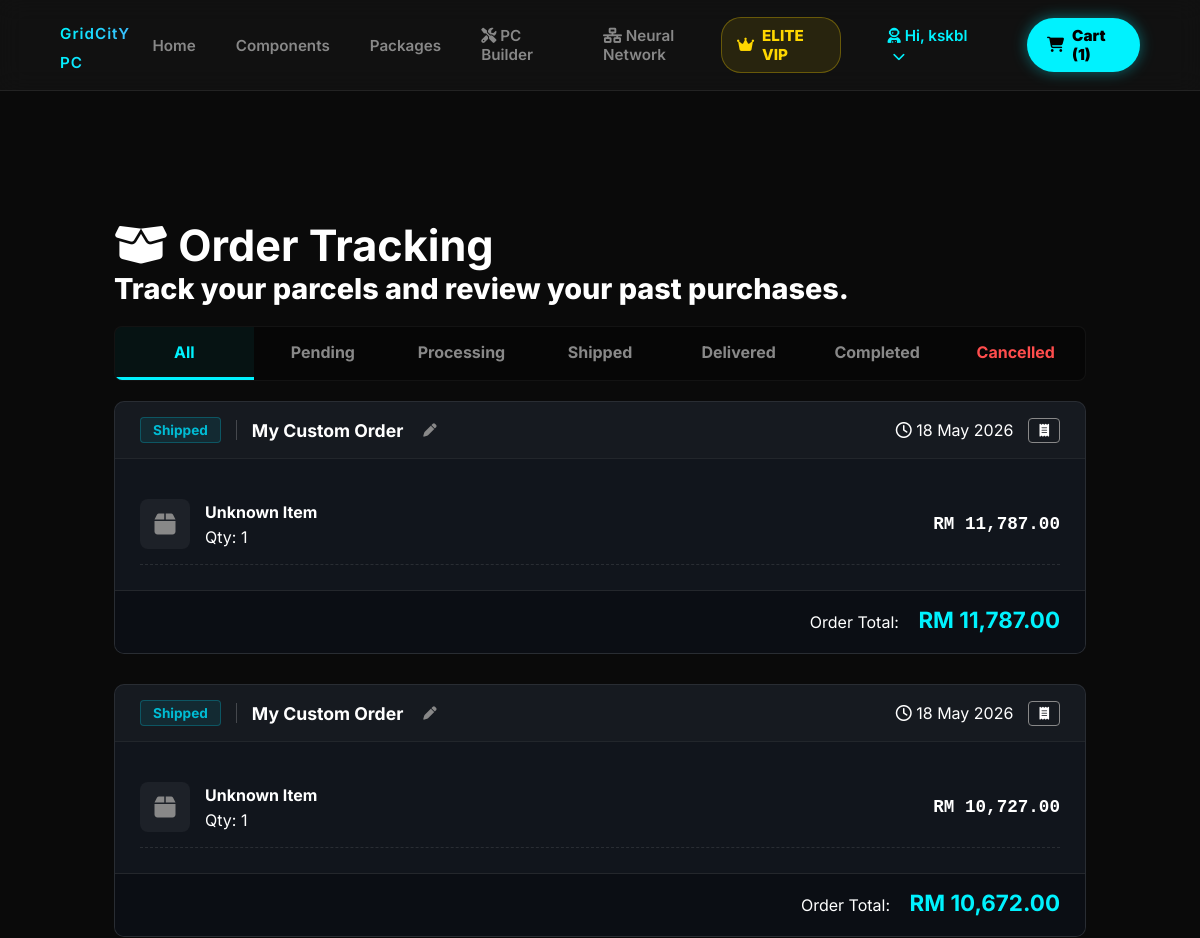
The page /my_orders.php (signed in, upper part) on the database as committed earlier.
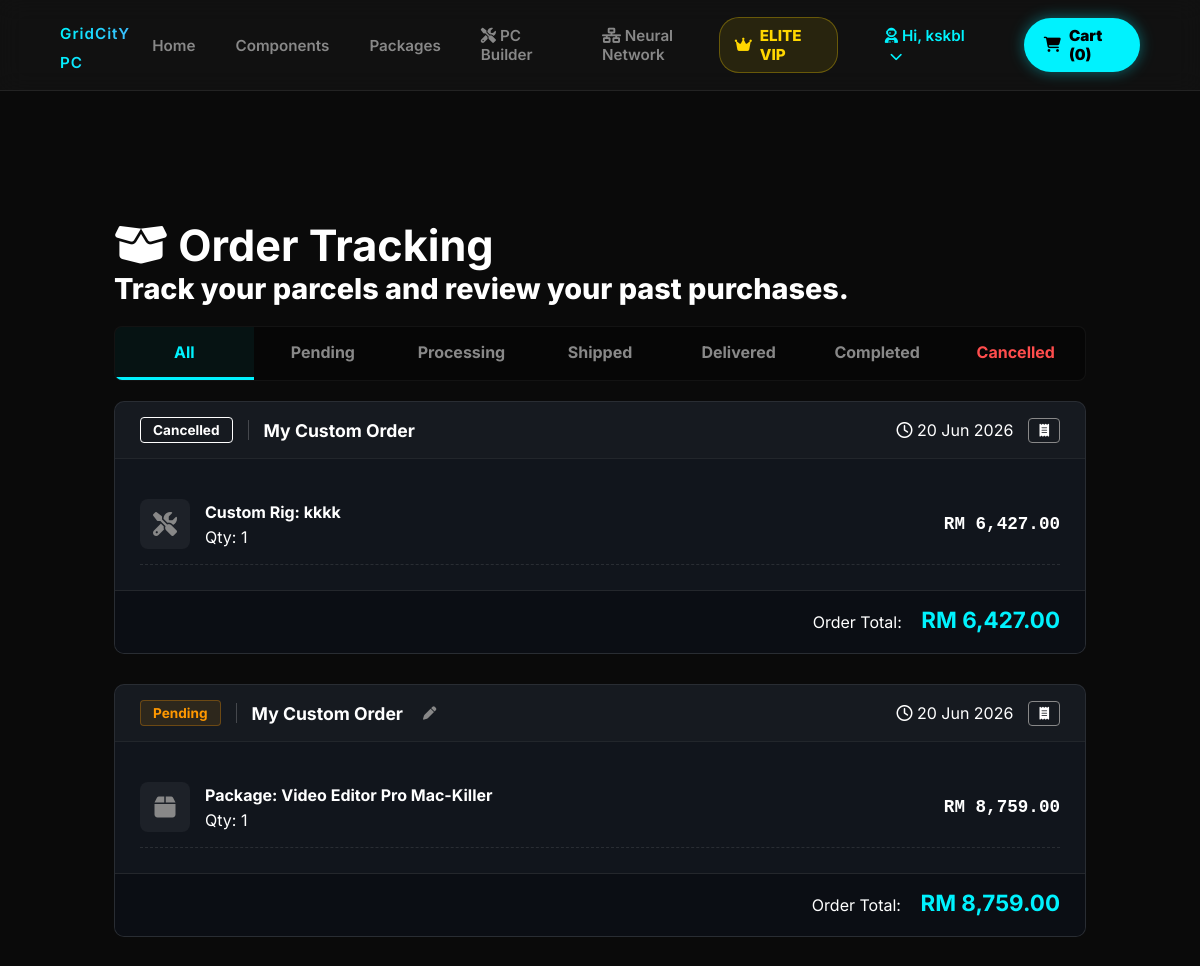
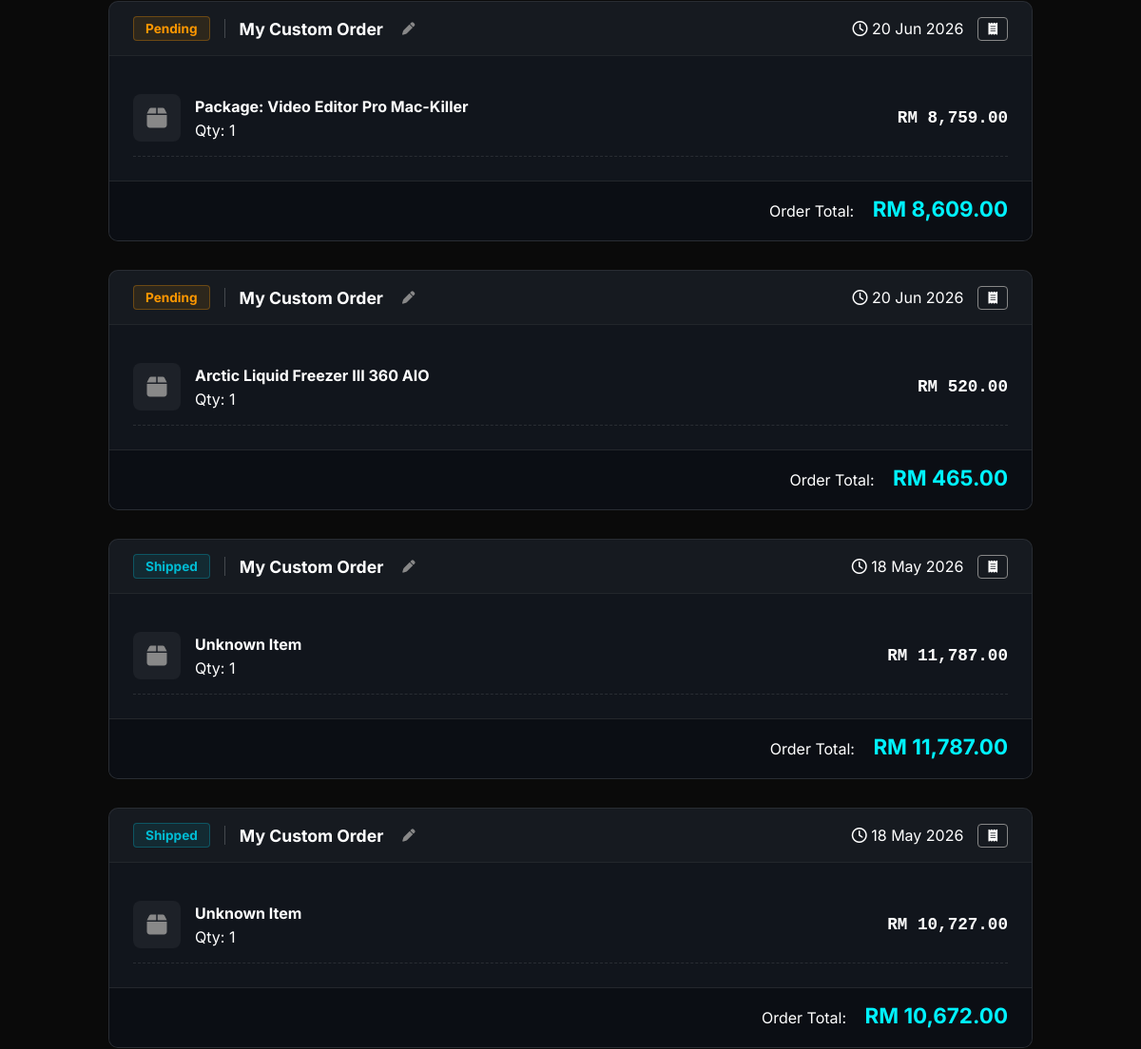
The same page on the database as committed later (2 pictures, top to bottom).
### tables this page shows
CREATE TABLE `orders` (
  `order_id` int(11) NOT NULL,
  `order_name` varchar(100) DEFAULT 'My Custom Order',
  `customer_id` int(11) NOT NULL,
  `order_date` datetime DEFAULT current_timestamp(),
  `total_amount` decimal(10,2) NOT NULL,
  `coins_used` int(11) NOT NULL DEFAULT 0,
  `discount_amount` decimal(10,2) NOT NULL DEFAULT 0.00,
  `shipping_address` text NOT NULL,
  `contact_number` varchar(20) DEFAULT NULL,
  `order_status` varchar(20) DEFAULT 'Pending'
);

CREATE TABLE `order_details` (
  `order_detail_id` int(11) NOT NULL,
  `order_id` int(11) NOT NULL,
  `product_id` int(11) DEFAULT NULL,
  `pc_build` int(11) DEFAULT NULL,
  `package_id` int(11) DEFAULT NULL,
  `affiliate_id` int(11) DEFAULT NULL,
  `quantity` int(11) NOT NULL,
  `unit_price` decimal(10,2) NOT NULL,
  `return_status` varchar(50) DEFAULT NULL,
  `return_reason` text DEFAULT NULL,
  `return_image` varchar(255) DEFAULT NULL
);

CREATE TABLE `products` (
  `product_id` int(11) NOT NULL,
  `category_id` int(11) NOT NULL,
  `product_name` varchar(100) NOT NULL,
  `description` text DEFAULT NULL,
  `price` decimal(10,2) NOT NULL,
  `stock_quantity` int(11) NOT NULL DEFAULT 0,
  `specifications` text DEFAULT NULL,
  `image_url` longtext DEFAULT NULL,
  `status` varchar(20) DEFAULT 'Available',
  `tdp_wattage` int(11) DEFAULT 0,
  `is_package` tinyint(1) DEFAULT 0,
  `socket_type` varchar(20) DEFAULT NULL COMMENT 'For CPU and Motherboard (e.g., LGA1700, AM5)',
  `ram_type` varchar(20) DEFAULT NULL COMMENT 'For Motherboard and RAM (e.g., DDR4, DDR5)',
  `performance_tier` int(2) DEFAULT 0 COMMENT '1-10 scale for AI Bottleneck calculation'
);

### my_orders.php (the view, shortened to what the changed rows need)
<?php
require_once 'config.php';
$customer_id = $_SESSION['customer_id'];
$auto_complete_query = "UPDATE orders SET order_status = 'Completed' WHERE order_status = 'Delivered' AND order_date <= DATE_SUB(NOW(), INTERVAL 7 DAY)";
$conn->query($auto_complete_query);
$current_filter = isset($_GET['status']) ? $_GET['status'] : 'All';
$orders = [];
if ($current_filter === 'All') {
    $query_orders = "SELECT * FROM orders WHERE customer_id = ? ORDER BY order_date DESC";
    $stmt = $conn->prepare($query_orders);
    $stmt->bind_param("i", $customer_id);
} else {
    $query_orders = "SELECT * FROM orders WHERE customer_id = ? AND order_status = ? ORDER BY order_date DESC";
    $stmt = $conn->prepare($query_orders);
    $stmt->bind_param("is", $customer_id, $current_filter);
}
$stmt->execute();
$result_orders = $stmt->get_result();
while ($row = $result_orders->fetch_assoc()) {
    $order_id = $row['order_id'];
    $query_details = "
        SELECT od.*, p.product_name, sb.build_name, pk.package_name,
               (SELECT COUNT(*) FROM reviews r WHERE r.product_id = od.product_id AND r.customer_id = ?) AS is_reviewed
        FROM order_details od
        LEFT JOIN products p ON od.product_id = p.product_id
        LEFT JOIN saved_builds sb ON od.pc_build = sb.pc_build
        LEFT JOIN packages pk ON od.package_id = pk.package_id
        WHERE od.order_id = ?
    ";
    $stmt_details = $conn->prepare($query_details);
    $stmt_details->bind_param("ii", $customer_id, $order_id);
    $stmt_details->execute();
    $result_details = $stmt_details->get_result();
    $items = [];
    while ($item = $result_details->fetch_assoc()) {
        $item_display_name = $item['product_name'];
        if (!$item_display_name) {
            if ($item['build_name']) {
                $item_display_name = "Custom Rig: " . $item['build_name'];
            } elseif ($item['package_name']) {
                $item_display_name = "Package: " . $item['package_name'];
            } else {
                $item_display_name = "Unknown Item";
            }
        }
        $item['display_name'] = $item_display_name;
        $items[] = $item;
    }
    $row['items'] = $items;
    $orders[] = $row;
}
?>
<!DOCTYPE html>
<html lang="en">
<head>
    <link rel="stylesheet" href="https://cdnjs.cloudflare.com/ajax/libs/font-awesome/6.4.0/css/all.min.css">
    <link rel="stylesheet" href="css/style.css">
</head>
<body>
    <?php include 'includes/header.php'; ?>
    <main class="main-container cart-page-wrapper">
        <div class="auth-title" style="text-align: left; margin-bottom: 20px;">
            <h2><i class="fa-solid fa-box-open"></i> Order Tracking</h2>
        </div>
        <?php if (empty($orders)): ?>
            <div class="cart-empty-state">
                <i class="fa-solid fa-box" style="font-size: 3rem; color: var(--text-muted); margin-bottom: 15px;"></i>
                <h3 style="color: var(--text-main);">No orders found in this category.</h3>
            </div>
        <?php else: ?>
            <?php foreach ($orders as $order): ?>
                <div class="order-card">
                    <div class="order-header">
                        <div style="display: flex; align-items: center; gap: 10px;">
                            <span class="status-badge badge-<?php echo htmlspecialchars($order['order_status']); ?>">
                                <?php echo htmlspecialchars($order['order_status']); ?>
                            </span>
                            <span style="color: var(--text-main); font-weight: bold; font-size: 1.1rem;">
                                <?php echo htmlspecialchars($order['order_name'] ?? 'Order #' . str_pad($order['order_id'], 5, "0", STR_PAD_LEFT)); ?>
                            </span>
                            <?php if (in_array($order['order_status'], ['Pending', 'Processing', 'Shipped'])): ?>
                            <button class="btn-rename" onclick="promptRename(<?php echo $order['order_id']; ?>, '<?php echo addslashes(htmlspecialchars($order['order_name'] ?? 'Order #'.$order['order_id'])); ?>')">
                                <i class="fa-solid fa-pen"></i>
                            </button>
                            <?php endif; ?>
                        </div>
                        <div style="display: flex; gap: 15px; align-items: center;">
                            <span class="specs"><i class="fa-regular fa-clock"></i> <?php echo date('d M Y', strtotime($order['order_date'])); ?></span>
                            <a href="invoice.php?id=<?php echo $order['order_id']; ?>" target="_blank" class="btn" style="padding: 4px 10px; border: 1px solid var(--text-muted); color: var(--text-main); border-radius: 4px; font-size: 0.8rem; text-decoration: none;">
                                <i class="fa-solid fa-receipt"></i>
                            </a>
                        </div>
                    </div>
<div class="order-body" style="display: flex; flex-direction: column; width: 100%;">
    <?php
    foreach ($order['items'] as $item):
    ?>
        <div class="order-item-wrapper" style="display: flex; justify-content: space-between; align-items: center; padding: 15px 0; border-bottom: 1px dashed rgba(255,255,255,0.1);">
            <div class="item-info" style="display: flex; gap: 15px; align-items: center; flex: 1;">
                <div class="item-thumb" style="width: 50px; height: 50px; background: rgba(255,255,255,0.05); border-radius: 8px; display: flex; justify-content: center; align-items: center;">
                    <i class="fa-solid <?php echo strpos(strtolower($item['display_name']), 'custom') !== false ? 'fa-screwdriver-wrench' : 'fa-box'; ?>" style="font-size: 1.5rem; color: var(--text-muted);"></i>
                </div>
                <div>
                    <h4 style="color: var(--text-main); margin: 0 0 5px 0; font-size: 1rem;">
                        <?php echo htmlspecialchars($item['display_name']); ?>
                    </h4>
                    <span class="specs">Qty: <?php echo $item['quantity']; ?></span>
                </div>
            </div>
           <div class="item-actions" style="display: flex; flex-direction: column; align-items: flex-end; gap: 8px;">
                <div style="color: var(--text-main); font-weight: bold; font-size: 1.1rem; font-family: 'JetBrains Mono', monospace;">
                    RM <?php echo number_format($item['unit_price'], 2); ?>
                </div>
            </div>
            </div>
    <?php endforeach; ?>
</div>
<div class="order-footer" style="display: flex; justify-content: space-between; align-items: center; padding-top: 15px;">
    <div style="text-align: right;">
        <span class="specs" style="margin-right: 15px;">Order Total:</span>
        <span style="color: var(--accent-blue); font-size: 1.4rem; font-weight: bold;">RM <?php echo number_format($order['total_amount'], 2); ?></span>
    </div>
</div>
                </div>
            <?php endforeach; ?>
        <?php endif; ?>
    </main>
</body>
</html>

### includes/header.php (shortened to what the changed rows need)
<?php
require_once 'config.php';
$cart_item_count = 0;
if (isset($_SESSION['customer_id'])) {
    $count_stmt = $conn->prepare("SELECT SUM(quantity) AS total_items FROM shopping_cart WHERE customer_id = ?");
    $count_stmt->bind_param("i", $_SESSION['customer_id']);
    $count_stmt->execute();
    $count_res = $count_stmt->get_result();
    if ($count_row = $count_res->fetch_assoc()) {
        $cart_item_count = $count_row['total_items'] ?? 0;
    }
}
?>
<!DOCTYPE html>
<html lang="en">
<head>
    <link rel="stylesheet" href="css/style.css">
    <link rel="stylesheet" href="https://cdnjs.cloudflare.com/ajax/libs/font-awesome/6.4.0/css/all.min.css">
</head>
<body>
<nav class="navbar">
    <div class="nav-actions" style="display: flex; align-items: center;">
        <a href="membership.php" style="color: #ffd700; font-weight: 800; text-decoration: none; display: flex; align-items: center; gap: 8px; padding: 8px 15px; background: rgba(255, 215, 0, 0.1); border: 1px solid rgba(255, 215, 0, 0.3); border-radius: 20px; transition: 0.3s; margin-right: 15px;" onmouseover="this.style.boxShadow='0 0 15px rgba(255, 215, 0, 0.5)'; this.style.transform='translateY(-2px)';" onmouseout="this.style.boxShadow='none'; this.style.transform='none';">
            <i class="fa-solid fa-crown"></i> ELITE VIP
        </a>
        <?php if(isset($_SESSION['customer_id'])): ?>
        <div class="profile-dropdown" style="position: relative; display: inline-block; margin-right: 15px;">
            <a href="profile.php" style="color: #00f2fe; text-decoration: none; padding-bottom: 5px;">
            </a>
        </div>
        <?php else: ?>
            <a href="login.php" style="text-decoration: none; margin-right: 15px;"><i class="fas fa-sign-in-alt"></i> Login</a>
            <a href="register.php" style="text-decoration: none; margin-right: 15px;"><i class="fas fa-user-plus"></i> Register</a>
        <?php endif; ?>
<a href="cart.php" style="background: #00f2fe; color: #000; padding: 8px 20px; border-radius: 30px; font-weight: 900; text-decoration: none; display: flex; align-items: center; gap: 8px; box-shadow: 0 0 15px rgba(0, 242, 254, 0.4); transition: 0.3s;" onmouseover="this.style.transform='scale(1.05)'; this.style.boxShadow='0 0 25px rgba(0, 242, 254, 0.7)';" onmouseout="this.style.transform='scale(1)'; this.style.boxShadow='0 0 15px rgba(0, 242, 254, 0.4)';">
    <i class="fa-solid fa-cart-shopping"></i> Cart (<?php echo $cart_item_count; ?>)
</a>
    </div>
</nav>
<main class="main-container">

Rows that differ between the two databases and show on the page:
added orders: order_status "Cancelled", order_name "My Custom Order", order_date "20 Jun 2026", total_amount "6,427.00"
added order_details: display_name "Custom Rig: kkkk", quantity "1", unit_price "6,427.00", shown under "Cancelled"
added orders: order_status "Pending", order_name "My Custom Order", order_date "20 Jun 2026", total_amount "8,759.00"
added order_details: display_name "Package: Video Editor Pro Mac-Killer", quantity "1", unit_price "8,759.00", shown under "Pending"
added orders: order_status "Pending", order_name "My Custom Order", order_date "20 Jun 2026", total_amount "8,609.00"
added order_details: display_name "Package: Video Editor Pro Mac-Killer", quantity "1", unit_price "8,759.00", shown under "Pending"
added orders: order_status "Pending", order_name "My Custom Order", order_date "20 Jun 2026", total_amount "465.00"
added order_details: product.product_name "Arctic Liquid Freezer III 360 AIO", quantity "1", unit_price "520.00", shown under "Pending"
Other text that changed with them:
$cart_item_count: "1" → "0"
